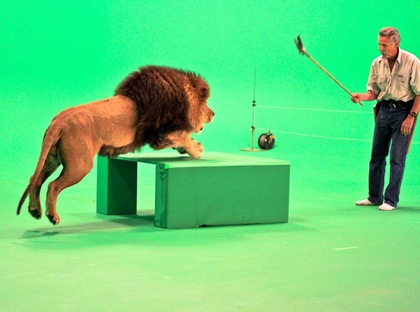
%> input picture Lab01/lion.jpg, 420 x 312 px, shrunk from 1064 x 791 before the run
$ octave --eval "bai2('lion.jpg');"   (GNU Octave 9; MATLAB toolbox functions it lacks are replaced by stand-ins)
%> lines starting %> are read from the running program, lines starting %| are printed output that depends on the picture; in (x1, y1, x2, y2) boxes, pixels count from 0 and x2, y2 are one past the last pixel; in counts of white or black regions, pixels touching at a corner belong together; the program's own positions count from 1
function bai2 (fileNameJ)
%> called with fileNameJ = 'lion.jpg'
  imgJ = imread(fileNameJ); # J - HSV image
%> imgJ is the input picture: size 312x420x3 uint8; mean R, G, B 96.9, 209.4, 123

  J_h = imgJ(:,:,1);
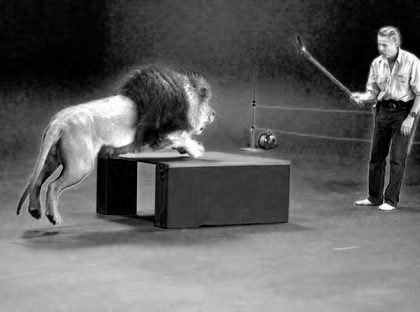
%> J_h: size 312x420 uint8; min 0, max 255, mean 96.9
  J_s = imgJ(:,:,2);
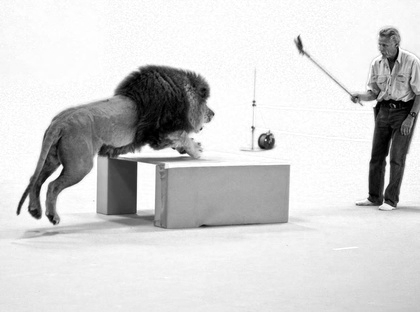
%> J_s: size 312x420 uint8; min 0, max 255, mean 209.4
  J_v = imgJ(:,:,3);
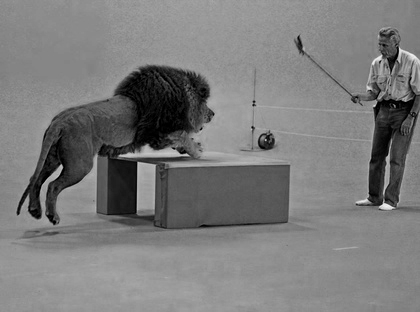
%> J_v: size 312x420 uint8; min 0, max 243, mean 123

  J_h_double = double(J_h) / double(max(J_h(:)));
  B = (J_h_double>0.22 & J_h_double<0.45);
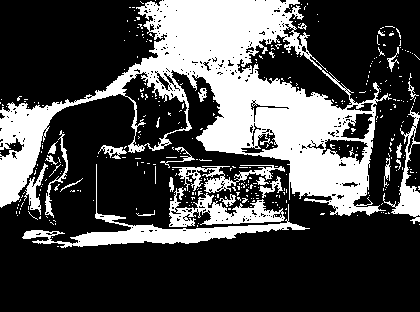
%> B: size 312x420 logical; 29% white; 354 white regions (328 under 20 px), largest, box (x1, y1, x2, y2) and area: (0, 0, 392, 216) 27899, (22, 164, 310, 248) 3225, (169, 187, 285, 227) 1812
  imshow(B);
endfunction
